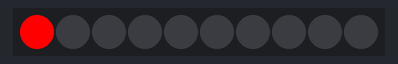
This sketch was run on a simulated Arduino Uno, built for the host (arithmetic inside an expression is 32-bit, double 64-bit). Parts: 10 RGB LEDs in strip order, left to right.

Above: at 0.46 s.
At 1.63 s:
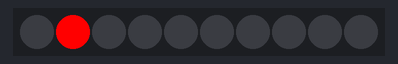
At 36.49 s:
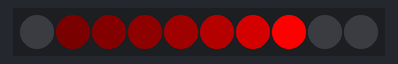

The sketch:

glove-60bpm.ino
```cpp
/*
 *  gLoves
 *  James Hosken
 *  April 2018
*/

#include <Adafruit_NeoPixel.h>
#ifdef __AVR__
#include <avr/power.h>
#endif

#define PIN            1  //Any output pin on the Gemma should work,
                          //I chose the most conveniently located

#define NUMPIXELS      10

int pixCounter = 0;

/* The following values result in a pusle of 1 second on a 10px strip*/
int waitInterval = 500;       //time in ms before a new strip begins
int updateInterval = 50;      //time in ms between pixels lighting up
int fadeInterval = 50;        //time in ms for each pixel's brightness to halve
                                //higher fadeInterval = slower fade speed

long millisWaitCheckpoint = 0;
long millisUpdateCheckpoint = 0;
long millisFadeCheckpoint = 0;

Adafruit_NeoPixel pixels = Adafruit_NeoPixel(NUMPIXELS, PIN, NEO_GRB + NEO_KHZ800);

int pixArr[NUMPIXELS];    //Store intended brightness for each pixel

void setup() {

  pixels.begin(); // Initialise the NeoPixel library.

  for (int i = 0; i < NUMPIXELS; i++) {
    pixArr[i] = 255;
  }
}

void loop() {

  updatePixels();
  fadePixels();
  displayPixels();

}

void updatePixels() {
  /*Determine whether a new pixel should be lit up*/

  //Wait a certain amount of time before starting a new strip
  if (millis() - millisWaitCheckpoint < waitInterval) {
    return;
  }

  //If enough time has passed, light up the next pixel in the sequence
  if (millis() - millisUpdateCheckpoint > updateInterval) {

    millisUpdateCheckpoint = millis();
    pixCounter++;

    pixArr[pixCounter] = 255;


    //If at the end of the strip, reset the counter
    if (pixCounter == NUMPIXELS) {
      pixCounter = 0;
      millisWaitCheckpoint = millis();
    }
  }
}

void fadePixels() {
  /*Halve all currently lit pixels every *fadeInterval* milliseconds*/

  if (millis() - millisFadeCheckpoint > fadeInterval) {
    millisFadeCheckpoint = millis();
    for (int i = 0; i < NUMPIXELS; i++) {
      if (pixArr[i] > 0) {
        //Don't flicker the current brightest
        if(i != pixCounter){
          pixArr[i] /= 2 ;
        }
      }
    }
  }
}

void displayPixels() {
  /*Set pixel values. Don't forget to show()!*/

  for (int i = 0; i < NUMPIXELS; i++) {
    pixels.setPixelColor(i, pixels.Color(pixArr[i], 0, 0));
  }
  pixels.show();
}
```
